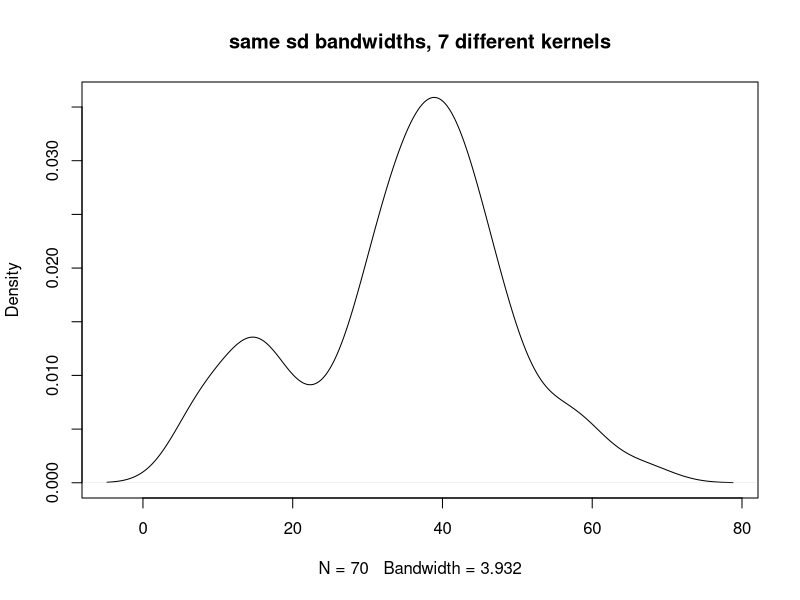

Generate this figure with R: (Note: this script raises an error after producing the figure.)
bw <- bw.SJ(precip) ## sensible automatic choice
plot(density(precip, bw = bw),
     main = "same sd bandwidths, 7 different kernels")
for(i in 2:length(kernels))
   lines(density(precip, bw = bw, kernel = kernels[i]), col = i)

## Bandwidth Adjustment for "Exactly Equivalent Kernels"
h.f <- sapply(kernels, function(k)density(kernel = k, give.Rkern = TRUE))
(h.f <- (h.f["gaussian"] / h.f)^ .2)
## -> 1, 1.01, .995, 1.007,... close to 1 => adjustment barely visible..

plot(density(precip, bw = bw),
     main = "equivalent bandwidths, 7 different kernels")
for(i in 2:length(kernels))
   lines(density(precip, bw = bw, adjust = h.f[i], kernel = kernels[i]),
         col = i)
legend(55, 0.035, legend = kernels, col = seq(kernels), lty = 1)
